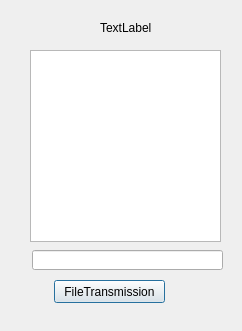
<?xml version="1.0" encoding="UTF-8"?>
<ui version="4.0">
 <class>chtwindow</class>
 <widget class="QDialog" name="chtwindow">
  <property name="geometry">
   <rect>
    <x>0</x>
    <y>0</y>
    <width>242</width>
    <height>331</height>
   </rect>
  </property>
  <property name="windowTitle">
   <string>Dialog</string>
  </property>
  <widget class="QLabel" name="label">
   <property name="geometry">
    <rect>
     <x>100</x>
     <y>20</y>
     <width>81</width>
     <height>16</height>
    </rect>
   </property>
   <property name="text">
    <string>TextLabel</string>
   </property>
  </widget>
  <widget class="QLineEdit" name="lineEdit">
   <property name="geometry">
    <rect>
     <x>32</x>
     <y>250</y>
     <width>191</width>
     <height>20</height>
    </rect>
   </property>
  </widget>
  <widget class="QListWidget" name="listWidget">
   <property name="geometry">
    <rect>
     <x>30</x>
     <y>50</y>
     <width>191</width>
     <height>192</height>
    </rect>
   </property>
  </widget>
  <widget class="QPushButton" name="pushButton">
   <property name="geometry">
    <rect>
     <x>54</x>
     <y>280</y>
     <width>111</width>
     <height>23</height>
    </rect>
   </property>
   <property name="text">
    <string>FileTransmission</string>
   </property>
  </widget>
 </widget>
 <resources/>
 <connections/>
</ui>
